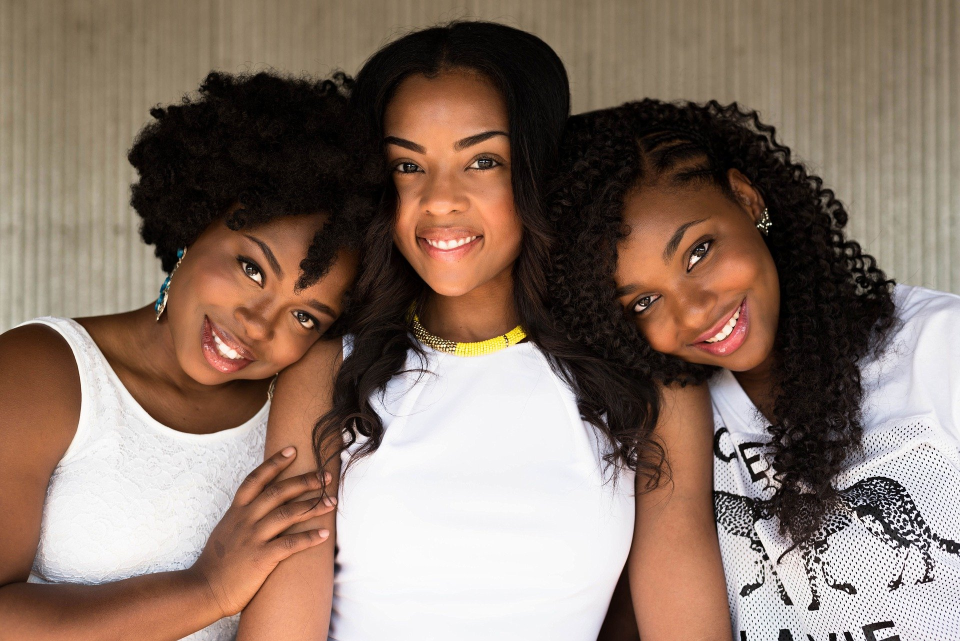
#> input picture 23.사진에서 얼굴모자이크(OpenCV)/사람들.jpg, 1920 x 1282 px (shown at 1/2 size)
$ python 23-1findFace.py
#> lines starting #> are read from the running program, lines starting #| are printed output that depends on the picture; after the words box and inside, x2 and y2 are one past the last pixel; in counts of white or black regions, pixels touching at a corner belong together
#pip install opencv-python
#https://pixabay.com/ko/

import numpy as np
import cv2

face_cascade = cv2.CascadeClassifier(cv2.data.haarcascades+'haarcascade_frontalface_default.xml')
eye_casecade = cv2.CascadeClassifier(cv2.data.haarcascades+'haarcascade_eye.xml')

#openCV에서 한글경로를 읽지 못해 np로 파일을 가져옴
ff = np.fromfile(r'/Users/jyoung/study/40py/23.사진에서 얼굴모자이크(OpenCV)/사람들.jpg', np.uint8)
#np의 이미지를 openCV로 불러옴
img = cv2.imdecode(ff, cv2.IMREAD_UNCHANGED)
#> img is the input picture: shape (1282, 1920, 3); mean B, G, R 104.5, 117.1, 137.4
#이미지 크기조절
img = cv2.resize(img, dsize=(0,0), fx=1.0, fy=1.0, interpolation=cv2.INTER_LINEAR)

#회색조 처리
gray = cv2.cvtColor(img, cv2.COLOR_BGR2GRAY)
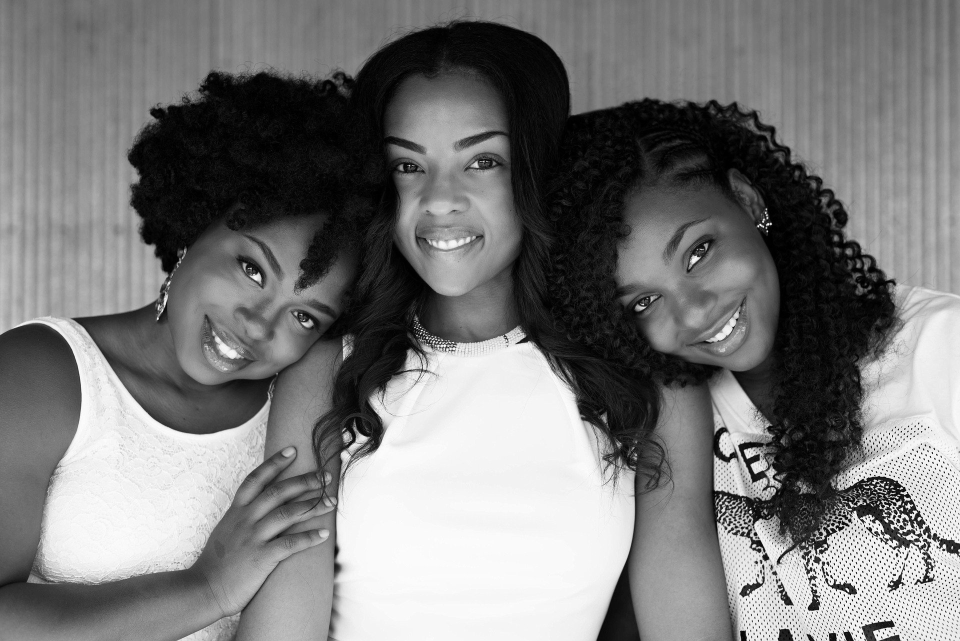
#> gray: shape (1282, 1920) (shown at 1/2 size); min 0, max 255, mean 121.7

#얼굴을 찾아 파란색 네모 표시
#여러개의 얼굴을 찾음 scalefactor는 감도, minNeighbor은 최소 이격 거리
faces = face_cascade.detectMultiScale(gray, 1.2,5 )
#> faces = [[729, 216, 341, 341]]
for (x,y,w,h) in faces :
  cv2.rectangle(img, (x,y), (x+w,y+h),(255,0,0),2)

  roi_gray = gray[y:y+h, x:x+w]
  roi_color = img[y:y+h, x:x+h]

  #눈을 찾아 녹색 네모 표시
  eyes = eye_casecade.detectMultiScale(roi_gray)
  for (ex,ey,ew,eh) in eyes :
    cv2.rectangle(roi_color, (ex,ey), (ex+ew, ey+eh),(0,255,0),2)
#> this loop made 1 pass
#> (x, y, w, h, eyes) on pass 1: (729, 216, 341, 341, [[53, 86, 63, 63], [194, 68, 84, 84]])
#> pass 1, `roi_gray = gray[y:y+h, x:x+w]`:
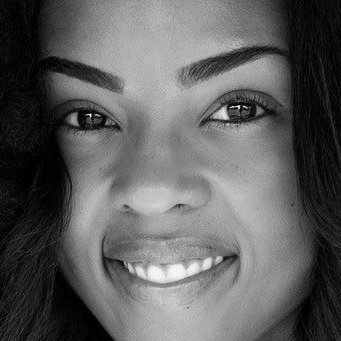
#> roi_gray: shape (341, 341); min 0, max 254, mean 94.6
#> pass 1, `roi_color = img[y:y+h, x:x+h]`:
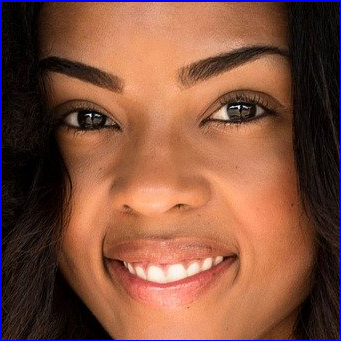
#> roi_color: shape (341, 341, 3); mean B, G, R 62.4, 82, 130.6
#> after the loop:
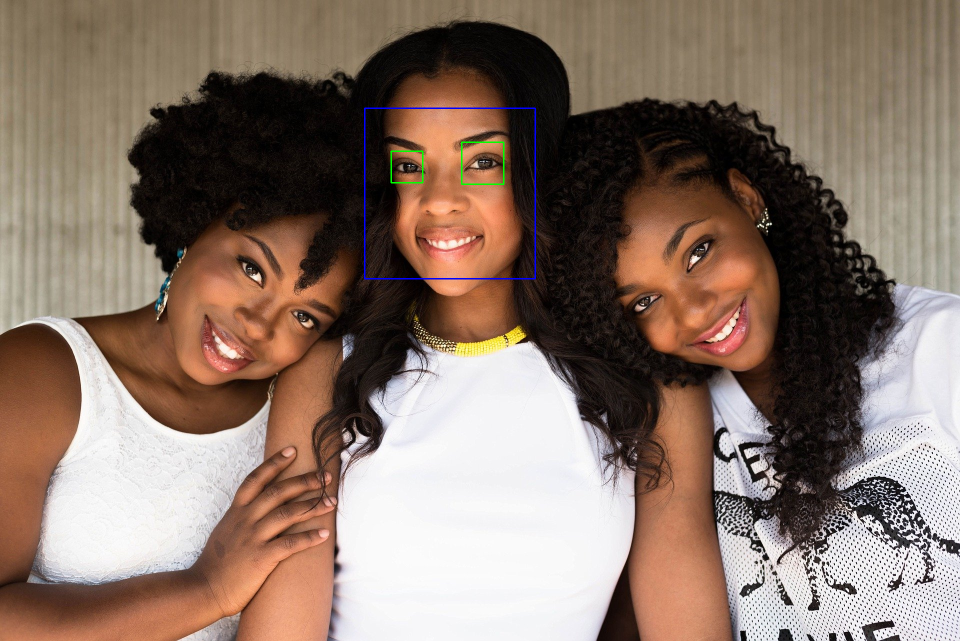
#> img: shape (1282, 1920, 3) (shown at 1/2 size); 0.24% of pixels changed, all inside (x1, y1, x2, y2) = (728, 215, 1072, 559)
#> after the loop:
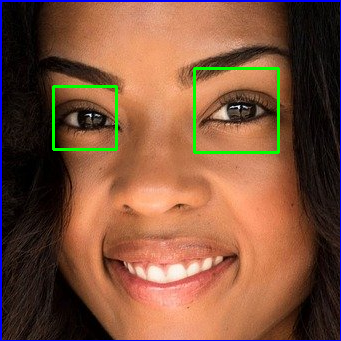
#> roi_color: shape (341, 341, 3); 1.51% of pixels changed, all inside (x1, y1, x2, y2) = (52, 67, 280, 154)

cv2.imshow('face find', img)
cv2.waitKey(0)
cv2.destroyAllWindows()
